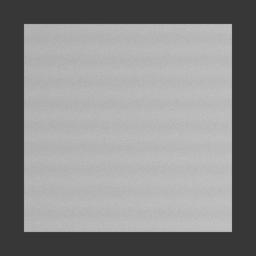
#> input picture data/Round2/Samples/images/inspection_002.jpg, 256 x 256 px
$ python inference.py ../../data/Round2/Samples/images/inspection_002.jpg
#> lines starting #> are read from the running program, lines starting #| are printed output that depends on the picture
#> (reads plate-inspection/Model/classifier.npz from the repository)
"""
Model/inference.py - AUTHORITATIVE inference module for BIT-PLATE-CV-1.0
Contract:
- Logistic regression on 17 image features (not a neural network). CPU, NumPy + Pillow, no network call.
- Class 0 = Normal, Class 1 = Defective. Rule: Defective if defect_probability >= 0.5.
- predict(path) returns predicted_class, confidence, defect_probability, model_version.
- Confidence = probability of the predicted class (0 to 1). Uncalibrated score, not probability of safety.
"""

import os
import sys
import json
import numpy as np
from PIL import Image

MODEL_VERSION = "BIT-PLATE-CV-1.0"
CURRENT_DIR = os.path.dirname(os.path.abspath(__file__))
CLASSIFIER_PATH = os.path.join(CURRENT_DIR, "classifier.npz")


def extract_features(img_input):
    """
    Extract 17 deterministic image features for metal plate inspection:
    1. mean_intensity
    2. std_intensity
    3. min_intensity
    4. max_intensity
    5. gradient_mean
    6. gradient_max
    7. gradient_std
    8. center_mean
    9. center_std
    10. border_mean
    11. border_std
    12. laplacian_var
    13. dark_pixel_ratio
    14. bright_pixel_ratio
    15. horizontal_diff_mean
    16. vertical_diff_mean
    17. skewness_approx
    """
    if isinstance(img_input, (str, bytes, os.PathLike)):
        img = Image.open(img_input)
#> img is the input picture: PIL image 256x256 RGB; min 53, max 195, mean 139.4
    else:
        img = img_input

    gray = img.convert("L").resize((256, 256))
    arr = np.asarray(gray, dtype=np.float32)

    mean_val = float(np.mean(arr))
#> mean_val = 139.4
    std_val = float(np.std(arr))
#> std_val = 60.39
    min_val = float(np.min(arr))
#> min_val = 53
    max_val = float(np.max(arr))
#> max_val = 195

    diff_x = np.abs(arr[:, 1:] - arr[:, :-1])
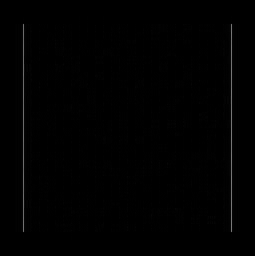
#> diff_x: shape (256, 255) float32; min 0, max 124, mean 1.2
    diff_y = np.abs(arr[1:, :] - arr[:-1, :])
    grad_mean = float(0.5 * (np.mean(diff_x) + np.mean(diff_y)))
#> grad_mean = 1.28
    grad_max = float(max(np.max(diff_x), np.max(diff_y)))
#> grad_max = 124
    grad_std = float(0.5 * (np.std(diff_x) + np.std(diff_y)))
#> grad_std = 8.89

    center = arr[64:192, 64:192]
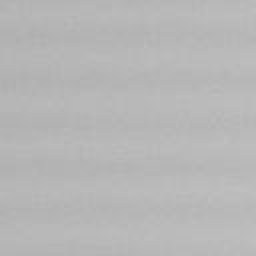
#> center: shape (128, 128) float32 (shown 2 times larger); min 174, max 192, mean 182.8
    center_mean = float(np.mean(center))
#> center_mean = 182.8
    center_std = float(np.std(center))
#> center_std = 2.6

    border_mask = np.ones((256, 256), dtype=bool)
    border_mask[32:224, 32:224] = False
    border_pixels = arr[border_mask]
    border_mean = float(np.mean(border_pixels))
#> border_mean = 83.65
    border_std = float(np.std(border_pixels))
#> border_std = 52.96

    lap = arr[:-2, 1:-1] + arr[2:, 1:-1] + arr[1:-1, :-2] + arr[1:-1, 2:] - 4.0 * arr[1:-1, 1:-1]
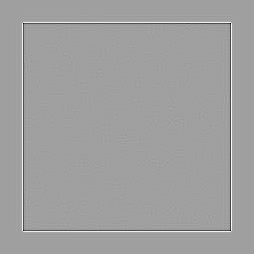
#> lap: shape (254, 254) float32; min -200, max 119, mean 0; drawn with min black and max white
    lap_var = float(np.var(lap))
#> lap_var = 286.6

    dark_ratio = float(np.mean(arr < 40.0))
#> dark_ratio = 0
    bright_ratio = float(np.mean(arr > 210.0))
#> bright_ratio = 0
    h_diff = float(np.mean(diff_x))
#> h_diff = 1.18
    v_diff = float(np.mean(diff_y))
#> v_diff = 1.38

    median_val = float(np.median(arr))
#> median_val = 180
    skew_approx = float((mean_val - median_val) / (std_val + 1e-6))
#> skew_approx = -0.673

    return np.array([
        mean_val, std_val, min_val, max_val,
        grad_mean, grad_max, grad_std,
        center_mean, center_std,
        border_mean, border_std,
        lap_var, dark_ratio, bright_ratio,
        h_diff, v_diff, skew_approx
    ], dtype=np.float32)


def predict(path):
    """
    Run inference on the image at `path`.
    Returns:
        predicted_class (int): 0 for Normal, 1 for Defective
        confidence (float): probability of predicted class in [0.0, 1.0]
        defect_probability (float): probability of defect in [0.0, 1.0]
        model_version (str): 'BIT-PLATE-CV-1.0'
    """
    if not os.path.exists(CLASSIFIER_PATH):
        raise FileNotFoundError(f"Model weights file not found at {CLASSIFIER_PATH}")

    data = np.load(CLASSIFIER_PATH)
    weights = data["weights"]
    bias = float(data["bias"])
    mean = data["mean"] if "mean" in data else None
    scale = data["scale"] if "scale" in data else None

    features = extract_features(path)
#> features = 17 values, max 286.6 at index 11, min -0.673 at index 16, mean 70.14
    if mean is not None and scale is not None:
        features = (features - mean) / (scale + 1e-7)
#> features = 17 values, max 2717.6 at index 9, min -347.1 at index 16, mean 196.1

    z = float(np.dot(features, weights) + bias)
#> z = -101
    defect_probability = float(1.0 / (1.0 + np.exp(-np.clip(z, -30.0, 30.0))))
#> defect_probability = 9.36e-14

    predicted_class = 1 if defect_probability >= 0.5 else 0
#> predicted_class = 0
    confidence = float(defect_probability if predicted_class == 1 else 1.0 - defect_probability)
#> confidence = 1

    return predicted_class, confidence, defect_probability, MODEL_VERSION


if __name__ == "__main__":
    if len(sys.argv) < 2:
        print("Usage: python inference.py <image_path>")
        sys.exit(1)

    image_path = sys.argv[1]
    try:
        p_class, conf, d_prob, ver = predict(image_path)
#> p_class = 0; conf = 1; d_prob = 9.36e-14; ver = 'BIT-PLATE-CV-1.0'
        output = {
            "predicted_class": p_class,
            "confidence": round(conf, 4),
            "defect_probability": round(d_prob, 4),
            "model_version": ver
        }
#> output = {'predicted_class': 0, 'confidence': 1, 'defect_probability': 0, 'model_version': 'BIT-PLATE-CV-1.0'}
        print(json.dumps(output))
#| {"predicted_class": 0, "confidence": 1.0, "defect_probability": 0.0, "model_version": "BIT-PLATE-CV-1.0"}
    except Exception as e:
        print(json.dumps({"error": str(e)}))
        sys.exit(1)
